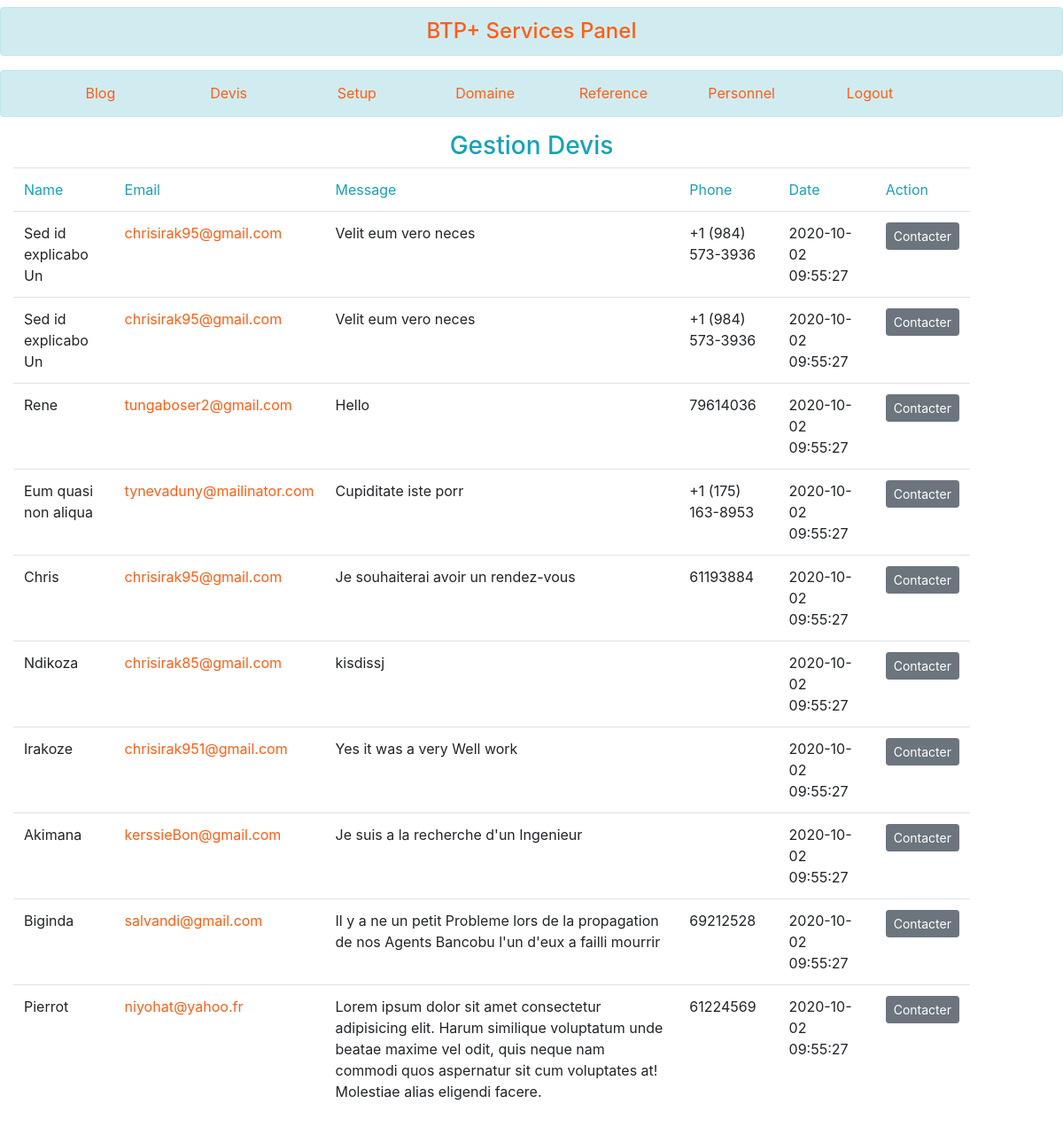
Page /admin/devis.php on the committed database.
### tables this page shows
CREATE TABLE `devis` (
  `id` int(6) NOT NULL,
  `name` varchar(40) NOT NULL,
  `phone` varchar(30) DEFAULT NULL,
  `mail` varchar(40) NOT NULL,
  `subject` varchar(50) DEFAULT NULL,
  `message` text NOT NULL,
  `created_at` datetime NOT NULL DEFAULT current_timestamp()
);

### admin/devis.php (the view, shortened to what this page needs)
<?php
require_once("pages/headerAdmin.php");
require_once("pages/connect.php");
$devis=$pdo->prepare("SELECT * from devis  ORDER BY id DESC LIMIT  10");
$devis->execute();
?>
<h3 class="text-center mt-3 text-info">Gestion Devis</h3>
<div class="row container">
    <div class="container">
        <table class="table col-md-12">
    <tr >
        <td  class="text-info">Name</td>
        <td  class="text-info" >Email</td>
        <td  class="text-info">Message</td>
        <td  class="text-info">Phone</td>
        <td  class="text-info">Date</td>
        <td  class="text-info">Action</td>
    </tr>
    <?php foreach($one=$devis->fetchAll() as $k=>$val):?>
        <tr class="table-stripped">
            <td><?=($one[$k]['name']) ?></td>
            <td><a href="mailto:<?=($one[$k]['mail']) ?>"><?=($one[$k]['mail']) ?></a></td>
            <td><?=($one[$k]['message']) ?></td>
            <td><?=($one[$k]['phone']) ?></td>
            <td><?=($one[$k]['created_at']) ?></td>
            <td>
                <a href="mailto:<?=($one[$k]['mail']) ?>" class="btn btn-sm btn-secondary">Contacter</a>
            </td>
        </tr>
    <?php endforeach ?>
</table>
    </div>
</div>

### admin/pages/headerAdmin.php (shortened to what this page needs)
<!DOCTYPE html>
<html lang="en">
<head>
    <link rel="stylesheet" href="../css/bootstrap.min.css"/>
    <link rel="stylesheet" href="css/style.css"/>
</head>
<body>
<h4 class="text-center mt-2 alert alert-info"><a href="../index.php">BTP+ Services Panel</a></h4>
    <div class="menu alert alert-info">
        <ul>
            <li><a href="index.php">Blog</a></li>
            <li><a href="devis.php">Devis</a></li>
            <li><a href="gallery.php">Setup</a></li>
            <li><a href="domaine.php">Domaine</a></li>
            <li><a href="reference.php">Reference</a></li>
            <li><a href="personnel.php">Personnel</a></li>
            <li><a href="deconnect.php">Logout </a></li>
        </ul>
    </div>

### admin/css/style.css (style rules this page uses)
li { list-style:none; display: inline-block; width: calc(100%/8); float: left; text-align:center; line-height:50px; height:50px; margin:0; padding:0; }
.menu ul { display:block; height:35px; width:100%; }
.menu { margin:0; padding:0; }

### rows in the picture
devis: name "Sed id explicabo Un", mail "chrisirak95@gmail.com", message "Velit eum vero neces", phone "+1 (984) 573-3936", created_at "2020-10-02 09:55:27"
devis: name "Sed id explicabo Un", mail "chrisirak95@gmail.com", message "Velit eum vero neces", phone "+1 (984) 573-3936", created_at "2020-10-02 09:55:27"
devis: name "Rene", mail "tungaboser2@gmail.com", message "Hello", phone "79614036", created_at "2020-10-02 09:55:27"
devis: name "Eum quasi non aliqua", mail "tynevaduny@mailinator.com", message "Cupiditate iste porr", phone "+1 (175) 163-8953", created_at "2020-10-02 09:55:27"
devis: name "Chris", mail "chrisirak95@gmail.com", message "Je souhaiterai avoir un rendez-vous", phone "61193884", created_at "2020-10-02 09:55:27"
devis: name "Ndikoza", mail "chrisirak85@gmail.com", message "kisdissj", created_at "2020-10-02 09:55:27"
devis: name "Irakoze", mail "chrisirak951@gmail.com", message "Yes it was a very Well work", created_at "2020-10-02 09:55:27"
devis: name "Akimana", mail "kerssieBon@gmail.com", message "Je suis a la recherche d'un Ingenieur", created_at "2020-10-02 09:55:27"
devis: name "Biginda", mail "salvandi@gmail.com", message "Il y a ne un petit Probleme lors de la propagation de nos Agents Bancobu l'un d'eux a failli mourrir", phone "69212528", created_at "2020-10-02 09:55:27"
devis: name "Pierrot", mail "niyohat@yahoo.fr", message "Lorem ipsum dolor sit amet consectetur adipisicing elit. Harum similique voluptatum unde beatae maxime vel odit, quis neque nam commodi quos aspernatur sit cum voluptates at! Molestiae alias eligendi facere.", phone "61224569", created_at "2020-10-02 09:55:27"
